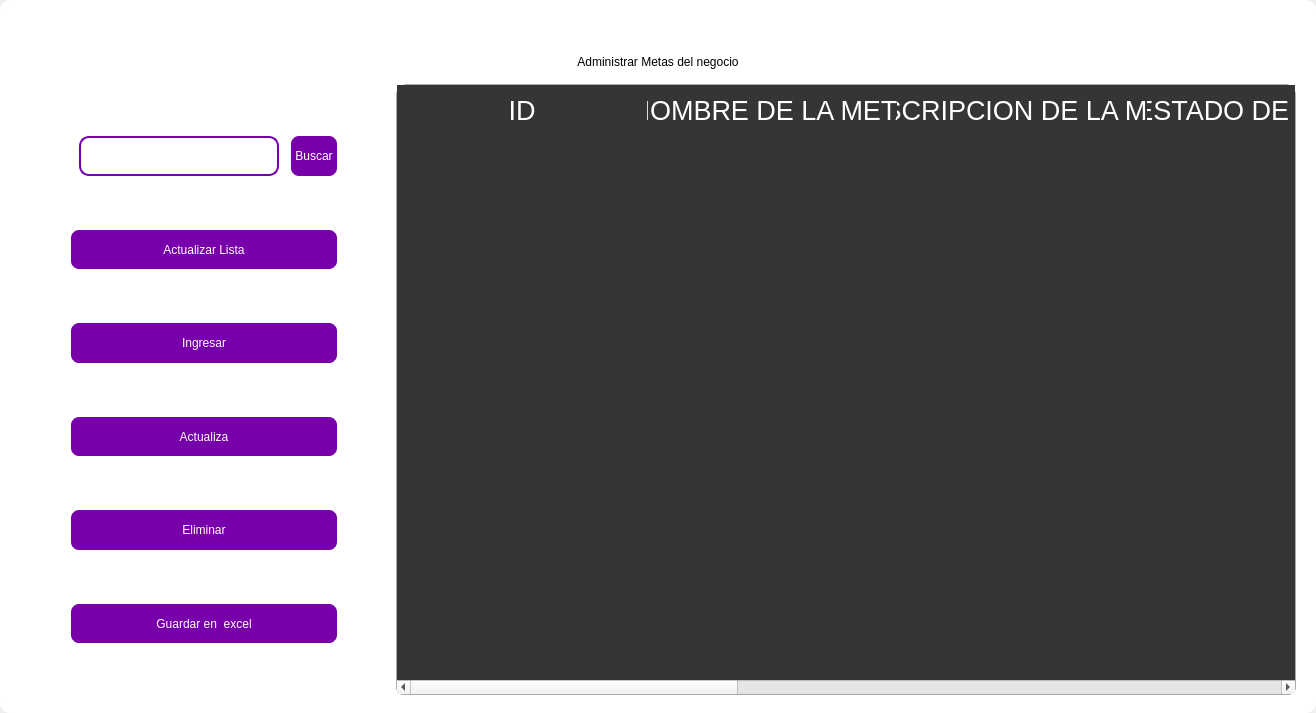
<?xml version="1.0" encoding="UTF-8"?>
<ui version="4.0">
 <class>MainWindow</class>
 <widget class="QMainWindow" name="MainWindow">
  <property name="geometry">
   <rect>
    <x>0</x>
    <y>0</y>
    <width>1316</width>
    <height>713</height>
   </rect>
  </property>
  <property name="windowTitle">
   <string>MainWindow</string>
  </property>
  <property name="styleSheet">
   <string notr="true"/>
  </property>
  <widget class="QWidget" name="centralwidget">
   <property name="styleSheet">
    <string notr="true"/>
   </property>
   <layout class="QVBoxLayout" name="verticalLayout">
    <property name="spacing">
     <number>0</number>
    </property>
    <property name="leftMargin">
     <number>0</number>
    </property>
    <property name="topMargin">
     <number>0</number>
    </property>
    <property name="rightMargin">
     <number>0</number>
    </property>
    <property name="bottomMargin">
     <number>0</number>
    </property>
    <item>
     <widget class="QFrame" name="frame">
      <property name="enabled">
       <bool>true</bool>
      </property>
      <property name="styleSheet">
       <string notr="true">
QFrame {
border-radius:10px;
	background-color: rgb(255, 255, 255);
 }
</string>
      </property>
      <property name="frameShape">
       <enum>QFrame::StyledPanel</enum>
      </property>
      <property name="frameShadow">
       <enum>QFrame::Raised</enum>
      </property>
      <layout class="QVBoxLayout" name="verticalLayout_2">
       <item>
        <widget class="QFrame" name="frame_superior">
         <property name="minimumSize">
          <size>
           <width>0</width>
           <height>40</height>
          </size>
         </property>
         <property name="maximumSize">
          <size>
           <width>16777215</width>
           <height>40</height>
          </size>
         </property>
         <property name="styleSheet">
          <string notr="true">QPushButton{
border-radius:18px;
}

QPushButton:hover{
	background-color: rgb(0, 0, 0);
}
</string>
         </property>
         <property name="frameShape">
          <enum>QFrame::StyledPanel</enum>
         </property>
         <property name="frameShadow">
          <enum>QFrame::Raised</enum>
         </property>
         <layout class="QHBoxLayout" name="horizontalLayout_3">
          <property name="spacing">
           <number>4</number>
          </property>
          <property name="leftMargin">
           <number>0</number>
          </property>
          <property name="topMargin">
           <number>0</number>
          </property>
          <property name="rightMargin">
           <number>0</number>
          </property>
          <property name="bottomMargin">
           <number>0</number>
          </property>
          <item>
           <widget class="QPushButton" name="btn_icon">
            <property name="text">
             <string/>
            </property>
            <property name="iconSize">
             <size>
              <width>40</width>
              <height>40</height>
             </size>
            </property>
           </widget>
          </item>
          <item>
           <spacer name="horizontalSpacer_2">
            <property name="orientation">
             <enum>Qt::Horizontal</enum>
            </property>
            <property name="sizeHint" stdset="0">
             <size>
              <width>443</width>
              <height>20</height>
             </size>
            </property>
           </spacer>
          </item>
          <item>
           <widget class="QPushButton" name="btn_exit">
            <property name="minimumSize">
             <size>
              <width>38</width>
              <height>38</height>
             </size>
            </property>
            <property name="maximumSize">
             <size>
              <width>38</width>
              <height>38</height>
             </size>
            </property>
            <property name="text">
             <string/>
            </property>
            <property name="iconSize">
             <size>
              <width>35</width>
              <height>35</height>
             </size>
            </property>
           </widget>
          </item>
          <item>
           <widget class="QPushButton" name="bt_minimizar">
            <property name="minimumSize">
             <size>
              <width>38</width>
              <height>38</height>
             </size>
            </property>
            <property name="maximumSize">
             <size>
              <width>38</width>
              <height>38</height>
             </size>
            </property>
            <property name="cursor">
             <cursorShape>PointingHandCursor</cursorShape>
            </property>
            <property name="text">
             <string/>
            </property>
            <property name="icon">
             <iconset>
              <normaloff>image/minus.svg</normaloff>image/minus.svg</iconset>
            </property>
            <property name="iconSize">
             <size>
              <width>38</width>
              <height>38</height>
             </size>
            </property>
           </widget>
          </item>
          <item>
           <widget class="QPushButton" name="bt_maximizar">
            <property name="minimumSize">
             <size>
              <width>38</width>
              <height>38</height>
             </size>
            </property>
            <property name="maximumSize">
             <size>
              <width>38</width>
              <height>38</height>
             </size>
            </property>
            <property name="cursor">
             <cursorShape>PointingHandCursor</cursorShape>
            </property>
            <property name="text">
             <string/>
            </property>
            <property name="icon">
             <iconset>
              <normaloff>image/chevron-up.svg</normaloff>image/chevron-up.svg</iconset>
            </property>
            <property name="iconSize">
             <size>
              <width>38</width>
              <height>38</height>
             </size>
            </property>
           </widget>
          </item>
          <item>
           <widget class="QPushButton" name="bt_restaurar">
            <property name="minimumSize">
             <size>
              <width>38</width>
              <height>38</height>
             </size>
            </property>
            <property name="maximumSize">
             <size>
              <width>38</width>
              <height>38</height>
             </size>
            </property>
            <property name="cursor">
             <cursorShape>PointingHandCursor</cursorShape>
            </property>
            <property name="text">
             <string/>
            </property>
            <property name="icon">
             <iconset>
              <normaloff>image/chevron-down.svg</normaloff>image/chevron-down.svg</iconset>
            </property>
            <property name="iconSize">
             <size>
              <width>38</width>
              <height>38</height>
             </size>
            </property>
           </widget>
          </item>
          <item>
           <widget class="QPushButton" name="bt_cerrar">
            <property name="minimumSize">
             <size>
              <width>38</width>
              <height>38</height>
             </size>
            </property>
            <property name="maximumSize">
             <size>
              <width>38</width>
              <height>38</height>
             </size>
            </property>
            <property name="cursor">
             <cursorShape>PointingHandCursor</cursorShape>
            </property>
            <property name="text">
             <string/>
            </property>
            <property name="icon">
             <iconset>
              <normaloff>image/x.svg</normaloff>image/x.svg</iconset>
            </property>
            <property name="iconSize">
             <size>
              <width>38</width>
              <height>38</height>
             </size>
            </property>
           </widget>
          </item>
         </layout>
        </widget>
       </item>
       <item>
        <widget class="QLabel" name="label">
         <property name="styleSheet">
          <string notr="true">font: 30pt &quot;MS Shell Dlg 2&quot;;
color: rgb(0, 0, 0);</string>
         </property>
         <property name="text">
          <string>Administrar Metas del negocio</string>
         </property>
         <property name="alignment">
          <set>Qt::AlignCenter</set>
         </property>
        </widget>
       </item>
       <item>
        <widget class="QFrame" name="frame_3">
         <property name="minimumSize">
          <size>
           <width>0</width>
           <height>0</height>
          </size>
         </property>
         <property name="frameShape">
          <enum>QFrame::StyledPanel</enum>
         </property>
         <property name="frameShadow">
          <enum>QFrame::Raised</enum>
         </property>
         <layout class="QHBoxLayout" name="horizontalLayout_4">
          <property name="leftMargin">
           <number>9</number>
          </property>
          <property name="topMargin">
           <number>9</number>
          </property>
          <property name="rightMargin">
           <number>9</number>
          </property>
          <item>
           <layout class="QVBoxLayout" name="verticalLayout_4">
            <property name="spacing">
             <number>50</number>
            </property>
            <property name="sizeConstraint">
             <enum>QLayout::SetDefaultConstraint</enum>
            </property>
            <property name="leftMargin">
             <number>50</number>
            </property>
            <property name="topMargin">
             <number>50</number>
            </property>
            <property name="rightMargin">
             <number>50</number>
            </property>
            <property name="bottomMargin">
             <number>50</number>
            </property>
            <item>
             <layout class="QHBoxLayout" name="horizontalLayout">
              <property name="spacing">
               <number>10</number>
              </property>
              <property name="leftMargin">
               <number>10</number>
              </property>
              <property name="topMargin">
               <number>0</number>
              </property>
              <property name="bottomMargin">
               <number>0</number>
              </property>
              <item>
               <widget class="QLineEdit" name="searchtxt">
                <property name="minimumSize">
                 <size>
                  <width>200</width>
                  <height>25</height>
                 </size>
                </property>
                <property name="maximumSize">
                 <size>
                  <width>150</width>
                  <height>40</height>
                 </size>
                </property>
                <property name="styleSheet">
                 <string notr="true">QLabel {
	color: rgb(255, 255, 254);
	font: 12pt &quot;Arial&quot;;
	background-color: rgba(0, 0, 0,0);
}

QTextEdit{
background-color: rgba(0, 0, 0,0);
border-radius:10px; 
font: 12pt &quot;Arial&quot;;
color: rgb(255, 255, 254);
border: 2px solid  rgb(255, 255, 255);

}

QTextEdit:hover{
background-color: rgba(0, 0, 0,0);
border-radius:10px; 
font: 12pt &quot;Arial&quot;;
border: 2px solid  rgb(120, 0, 171);
}

QTextEdit:focus{
background-color: rgb(0, 0, 0);
border-radius:10px; 
font: 12pt &quot;Arial&quot;;
border: 2px solid rgb(120, 0, 171);
}

QLineEdit{
background-color: rgba(0, 0, 0,0);
border-radius:10px; 
font: 12pt &quot;Arial&quot;;
color: rgb(255, 255, 254);
border: 2px solid  rgb(120, 0, 171);
}

QLineEdit:hover{
background-color: rgba(0, 0, 0,0);
border-radius:10px; 
font: 12pt &quot;Arial&quot;;
border: 2px solid  rgb(120, 0, 171);
}

QLineEdit:focus{
background-color: rgb(0, 0, 0);
border-radius:10px; 
font: 12pt &quot;Arial&quot;;
border: 2px solid rgb(120, 0, 171);
}

QCheckBox{
	font: 12pt &quot;Arial&quot;;
	color: rgb(255, 255, 255);
}

QCheckBox::indicator {
    width: 18px;
    height:18px;
}

QCheckBox::indicator:unchecked {
   background-image: url(image/square.svg);
}

QCheckBox::indicator:checked {
   background-image: url(image/check-square.svg);
}

QPushButton{
border-radius:10px; 
font: 12pt &quot;Arial&quot;;
color: rgb(255, 255, 254);
border: 2px solid #ffffff;
}

QPushButton:hover{
border-radius:10px; 
font: 12pt &quot;Arial&quot;;
color: rgb(255, 255, 255);
border: 2px solid rgb(120, 0, 171);
	background-color: rgb(120, 0, 171);
}
</string>
                </property>
               </widget>
              </item>
              <item>
               <widget class="QPushButton" name="btn_search">
                <property name="sizePolicy">
                 <sizepolicy hsizetype="Minimum" vsizetype="Fixed">
                  <horstretch>0</horstretch>
                  <verstretch>0</verstretch>
                 </sizepolicy>
                </property>
                <property name="minimumSize">
                 <size>
                  <width>0</width>
                  <height>15</height>
                 </size>
                </property>
                <property name="maximumSize">
                 <size>
                  <width>100</width>
                  <height>50</height>
                 </size>
                </property>
                <property name="cursor">
                 <cursorShape>PointingHandCursor</cursorShape>
                </property>
                <property name="styleSheet">
                 <string notr="true">QPushButton{
border-radius:10px; 
font: 12pt &quot;Arial&quot;;
color: rgb(255, 255, 254);
border: 2px solid #ffffff;
	background-color: rgb(120, 0, 171);
}

QPushButton:hover{
border-radius:10px; 
font: 12pt &quot;Arial&quot;;
color: rgb(255, 255, 255);
border: 2px solid rgb(120, 0, 171);
	background-color: rgb(120, 0, 171);
}</string>
                </property>
                <property name="text">
                 <string>Buscar</string>
                </property>
               </widget>
              </item>
             </layout>
            </item>
            <item>
             <widget class="QPushButton" name="btn_get">
              <property name="minimumSize">
               <size>
                <width>50</width>
                <height>40</height>
               </size>
              </property>
              <property name="maximumSize">
               <size>
                <width>300</width>
                <height>50</height>
               </size>
              </property>
              <property name="cursor">
               <cursorShape>PointingHandCursor</cursorShape>
              </property>
              <property name="styleSheet">
               <string notr="true">QPushButton{
border-radius:10px; 
font: 12pt &quot;Arial&quot;;
color: rgb(255, 255, 254);
border: 2px solid #ffffff;
	background-color: rgb(120, 0, 171);
}

QPushButton:hover{
border-radius:10px; 
font: 12pt &quot;Arial&quot;;
color: rgb(255, 255, 255);
border: 2px solid rgb(120, 0, 171);
	background-color: rgb(120, 0, 171);
}</string>
              </property>
              <property name="text">
               <string>Actualizar Lista</string>
              </property>
              <property name="iconSize">
               <size>
                <width>35</width>
                <height>35</height>
               </size>
              </property>
             </widget>
            </item>
            <item>
             <widget class="QPushButton" name="btn_add">
              <property name="minimumSize">
               <size>
                <width>0</width>
                <height>40</height>
               </size>
              </property>
              <property name="maximumSize">
               <size>
                <width>300</width>
                <height>50</height>
               </size>
              </property>
              <property name="cursor">
               <cursorShape>PointingHandCursor</cursorShape>
              </property>
              <property name="styleSheet">
               <string notr="true">QPushButton{
border-radius:10px; 
font: 12pt &quot;Arial&quot;;
color: rgb(255, 255, 254);
border: 2px solid #ffffff;
	background-color: rgb(120, 0, 171);
}

QPushButton:hover{
border-radius:10px; 
font: 12pt &quot;Arial&quot;;
color: rgb(255, 255, 255);
border: 2px solid rgb(120, 0, 171);
	background-color: rgb(120, 0, 171);
}</string>
              </property>
              <property name="text">
               <string>Ingresar</string>
              </property>
              <property name="iconSize">
               <size>
                <width>35</width>
                <height>35</height>
               </size>
              </property>
             </widget>
            </item>
            <item>
             <widget class="QPushButton" name="btn_update">
              <property name="minimumSize">
               <size>
                <width>0</width>
                <height>40</height>
               </size>
              </property>
              <property name="maximumSize">
               <size>
                <width>300</width>
                <height>50</height>
               </size>
              </property>
              <property name="cursor">
               <cursorShape>PointingHandCursor</cursorShape>
              </property>
              <property name="styleSheet">
               <string notr="true">QPushButton{
border-radius:10px; 
font: 12pt &quot;Arial&quot;;
color: rgb(255, 255, 254);
border: 2px solid #ffffff;
	background-color: rgb(120, 0, 171);
}

QPushButton:hover{
border-radius:10px; 
font: 12pt &quot;Arial&quot;;
color: rgb(255, 255, 255);
border: 2px solid rgb(120, 0, 171);
	background-color: rgb(120, 0, 171);
}</string>
              </property>
              <property name="text">
               <string>Actualiza</string>
              </property>
              <property name="iconSize">
               <size>
                <width>35</width>
                <height>35</height>
               </size>
              </property>
             </widget>
            </item>
            <item>
             <widget class="QPushButton" name="btn_delete">
              <property name="minimumSize">
               <size>
                <width>0</width>
                <height>40</height>
               </size>
              </property>
              <property name="maximumSize">
               <size>
                <width>300</width>
                <height>50</height>
               </size>
              </property>
              <property name="cursor">
               <cursorShape>PointingHandCursor</cursorShape>
              </property>
              <property name="styleSheet">
               <string notr="true">QPushButton{
border-radius:10px; 
font: 12pt &quot;Arial&quot;;
color: rgb(255, 255, 254);
border: 2px solid #ffffff;
	background-color: rgb(120, 0, 171);
}

QPushButton:hover{
border-radius:10px; 
font: 12pt &quot;Arial&quot;;
color: rgb(255, 255, 255);
border: 2px solid rgb(120, 0, 171);
	background-color: rgb(120, 0, 171);
}</string>
              </property>
              <property name="text">
               <string>Eliminar</string>
              </property>
              <property name="iconSize">
               <size>
                <width>35</width>
                <height>35</height>
               </size>
              </property>
             </widget>
            </item>
            <item>
             <widget class="QPushButton" name="btn_excel">
              <property name="minimumSize">
               <size>
                <width>10</width>
                <height>40</height>
               </size>
              </property>
              <property name="maximumSize">
               <size>
                <width>300</width>
                <height>50</height>
               </size>
              </property>
              <property name="cursor">
               <cursorShape>PointingHandCursor</cursorShape>
              </property>
              <property name="styleSheet">
               <string notr="true">QPushButton{
border-radius:10px; 
font: 12pt &quot;Arial&quot;;
color: rgb(255, 255, 254);
border: 2px solid #ffffff;
	background-color: rgb(120, 0, 171);
}

QPushButton:hover{
border-radius:10px; 
font: 12pt &quot;Arial&quot;;
color: rgb(255, 255, 255);
border: 2px solid rgb(120, 0, 171);
	background-color: rgb(120, 0, 171);
}</string>
              </property>
              <property name="text">
               <string>Guardar en  excel</string>
              </property>
              <property name="iconSize">
               <size>
                <width>35</width>
                <height>35</height>
               </size>
              </property>
             </widget>
            </item>
           </layout>
          </item>
          <item>
           <widget class="QTableWidget" name="table_goal">
            <property name="minimumSize">
             <size>
              <width>900</width>
              <height>0</height>
             </size>
            </property>
            <property name="maximumSize">
             <size>
              <width>700</width>
              <height>16777215</height>
             </size>
            </property>
            <property name="styleSheet">
             <string notr="true">QTableView {

	border: 1px solid rgba(255,255,255,40);
	border-bottom-right-radius: 7px; 
	border-bottom-left-radius: 7px; 
	color: white;
	font: 15pt &quot;MS Shell Dlg 2&quot;;
	background-color: rgb(53, 53, 53);
}

QHeaderView::section {
background-color: rgb(53, 53, 53);
color: white;
border: none;
height: 50px;
font-size: 20pt;
}

QTableView::item {
    border-style: none;
    border-bottom: 1px solid rgba(255,255,255,50);
    padding-left: auto;
    padding-right: auto;
}

QTableView::item:selected{
	border: none;
	color: rgb(255, 255, 255);
    background-color: rgba(255, 255, 255, 50);
}
</string>
            </property>
            <property name="lineWidth">
             <number>1</number>
            </property>
            <property name="editTriggers">
             <set>QAbstractItemView::NoEditTriggers</set>
            </property>
            <attribute name="horizontalHeaderDefaultSectionSize">
             <number>250</number>
            </attribute>
            <column>
             <property name="text">
              <string>ID</string>
             </property>
            </column>
            <column>
             <property name="text">
              <string>NOMBRE DE LA META</string>
             </property>
            </column>
            <column>
             <property name="text">
              <string>DESCRIPCION DE LA META</string>
             </property>
            </column>
            <column>
             <property name="text">
              <string>ESTADO DE LA META</string>
             </property>
            </column>
            <column>
             <property name="text">
              <string>FECHA DE INICIO</string>
             </property>
            </column>
            <column>
             <property name="text">
              <string>FECHA DE TERMINO</string>
             </property>
            </column>
            <column>
             <property name="text">
              <string>ID DE LA EMPRESA</string>
             </property>
            </column>
            <column>
             <property name="text">
              <string>NOMBRE DEL NEGOCIO</string>
             </property>
            </column>
           </widget>
          </item>
         </layout>
        </widget>
       </item>
      </layout>
     </widget>
    </item>
   </layout>
  </widget>
 </widget>
 <resources/>
 <connections/>
</ui>
